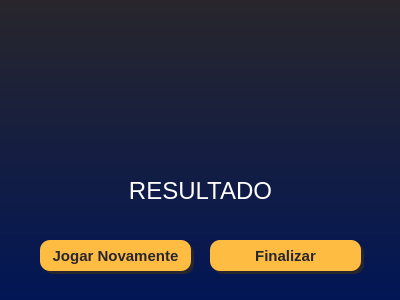
<?xml version="1.0" encoding="UTF-8"?>
<ui version="4.0">
 <class>MainWindow</class>
 <widget class="QMainWindow" name="MainWindow">
  <property name="geometry">
   <rect>
    <x>0</x>
    <y>0</y>
    <width>400</width>
    <height>300</height>
   </rect>
  </property>
  <property name="windowTitle">
   <string>Resultado</string>
  </property>
  <property name="styleSheet">
   <string notr="true">background-color: qlineargradient(spread:pad, x1:1, y1:1, x2:1, y2:0, stop:0 rgba(2, 22, 86, 255), stop:1 rgba(40, 38, 44, 255));
border-radius:10px</string>
  </property>
  <widget class="QWidget" name="centralwidget">
   <widget class="QLabel" name="resultado">
    <property name="geometry">
     <rect>
      <x>50</x>
      <y>170</y>
      <width>301</width>
      <height>41</height>
     </rect>
    </property>
    <property name="font">
     <font>
      <pointsize>18</pointsize>
      <bold>false</bold>
     </font>
    </property>
    <property name="styleSheet">
     <string notr="true">background-color: rgba(255, 255, 255, 0);
color: rgba(255, 255, 255, 254);</string>
    </property>
    <property name="text">
     <string>RESULTADO</string>
    </property>
    <property name="alignment">
     <set>Qt::AlignCenter</set>
    </property>
   </widget>
   <widget class="QLabel" name="logo">
    <property name="geometry">
     <rect>
      <x>130</x>
      <y>20</y>
      <width>141</width>
      <height>121</height>
     </rect>
    </property>
    <property name="styleSheet">
     <string notr="true">background-color: rgba(255, 255, 255, 0);</string>
    </property>
    <property name="text">
     <string/>
    </property>
    <property name="alignment">
     <set>Qt::AlignCenter</set>
    </property>
   </widget>
   <widget class="QPushButton" name="jogar_novamente">
    <property name="geometry">
     <rect>
      <x>40</x>
      <y>240</y>
      <width>151</width>
      <height>31</height>
     </rect>
    </property>
    <property name="font">
     <font>
      <pointsize>11</pointsize>
      <bold>true</bold>
     </font>
    </property>
    <property name="cursor">
     <cursorShape>PointingHandCursor</cursorShape>
    </property>
    <property name="styleSheet">
     <string notr="true">background-color: rgb(255, 188, 66);
color: rgb(40, 38, 44);
border-radius:10px</string>
    </property>
    <property name="text">
     <string>Jogar Novamente</string>
    </property>
   </widget>
   <widget class="QPushButton" name="finalizar">
    <property name="geometry">
     <rect>
      <x>210</x>
      <y>240</y>
      <width>151</width>
      <height>31</height>
     </rect>
    </property>
    <property name="font">
     <font>
      <pointsize>11</pointsize>
      <bold>true</bold>
     </font>
    </property>
    <property name="cursor">
     <cursorShape>PointingHandCursor</cursorShape>
    </property>
    <property name="styleSheet">
     <string notr="true">background-color: rgb(255, 188, 66);
color: rgb(40, 38, 44);
border-radius:10px</string>
    </property>
    <property name="text">
     <string>Finalizar</string>
    </property>
   </widget>
   <widget class="QLabel" name="label">
    <property name="geometry">
     <rect>
      <x>43</x>
      <y>243</y>
      <width>151</width>
      <height>31</height>
     </rect>
    </property>
    <property name="styleSheet">
     <string notr="true">background-color:rgb(40, 38, 44);
color: rgb(40, 38, 44);
border-radius:10px</string>
    </property>
    <property name="text">
     <string/>
    </property>
   </widget>
   <widget class="QLabel" name="label_2">
    <property name="geometry">
     <rect>
      <x>213</x>
      <y>243</y>
      <width>151</width>
      <height>31</height>
     </rect>
    </property>
    <property name="styleSheet">
     <string notr="true">background-color:rgb(40, 38, 44);
color: rgb(40, 38, 44);
border-radius:10px</string>
    </property>
    <property name="text">
     <string/>
    </property>
   </widget>
   <zorder>label_2</zorder>
   <zorder>label</zorder>
   <zorder>resultado</zorder>
   <zorder>logo</zorder>
   <zorder>jogar_novamente</zorder>
   <zorder>finalizar</zorder>
  </widget>
 </widget>
 <resources/>
 <connections/>
</ui>
